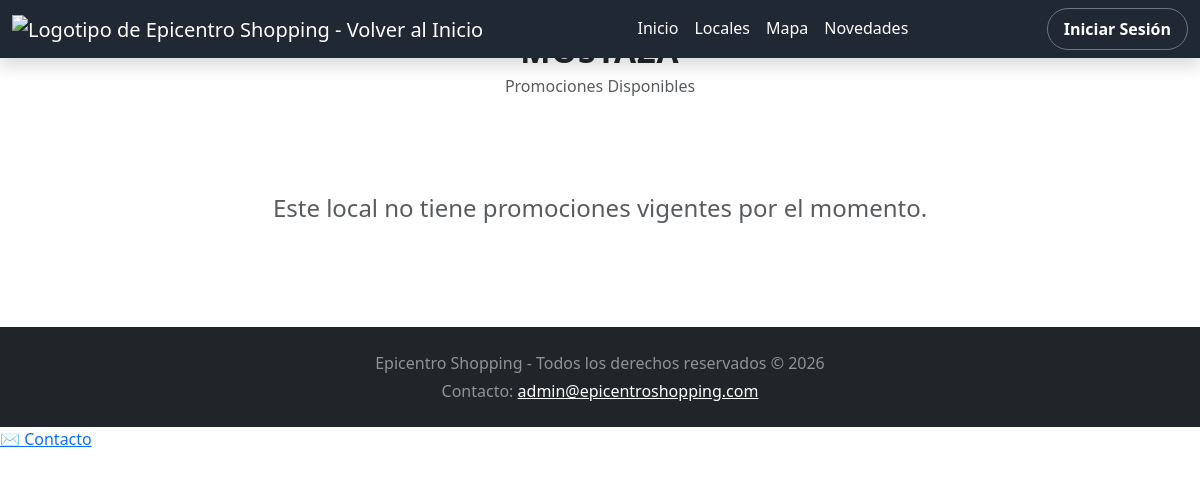
/index.php?vista=promociones&local_id=1, run on an earlier commit of the app's database.
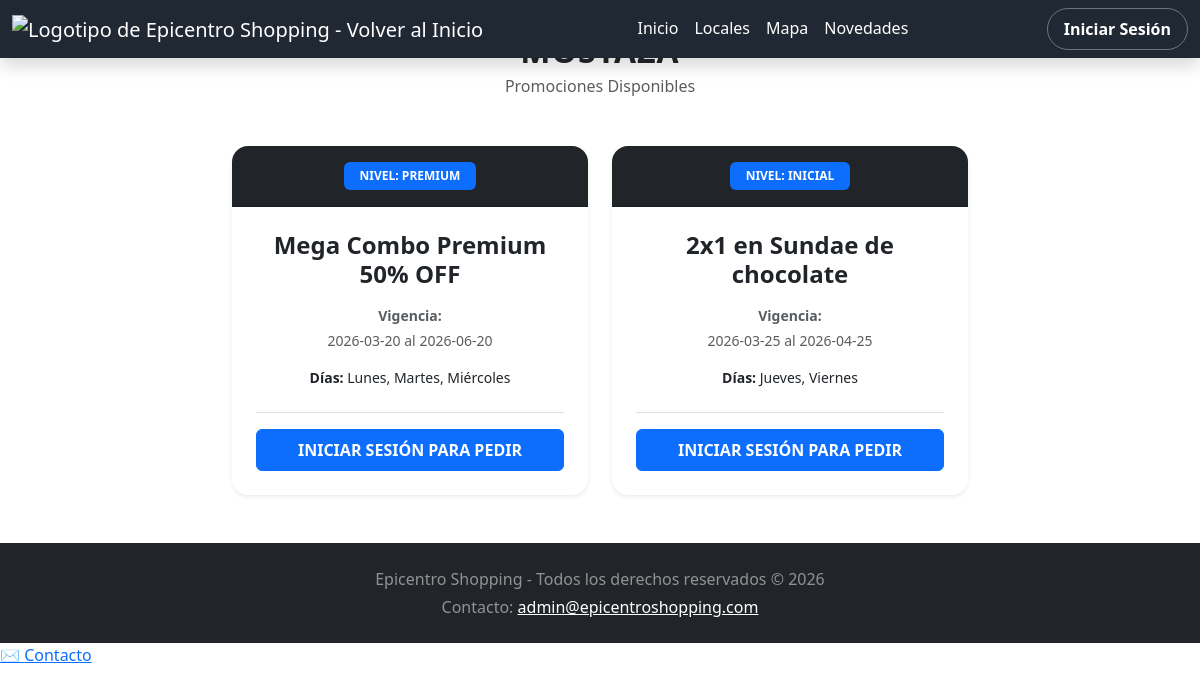
And on a later commit of the database.
### tables this page shows
CREATE TABLE `promociones` (
  `id` int(11) NOT NULL,
  `local_id` int(11) DEFAULT NULL,
  `textoPromo` varchar(200) NOT NULL,
  `fecha_inicio` date NOT NULL,
  `fecha_fin` date NOT NULL,
  `diasSemana` varchar(70) NOT NULL,
  `categoriaCliente` enum('Inicial','Medium','Premium') NOT NULL,
  `estadoPromo` set('Pendiente','Aprobada','Denegada') NOT NULL
);

### private/logic/queries/promociones.queries.php (called while the page is built, shortened)
<?php
function get_promociones_by_local(int $local_id, int $limit, int $offset): array
{
    $conn = getDB();
    $stmt = $conn->prepare("
        SELECT id AS promo_id, textoPromo, fecha_inicio, fecha_fin, diasSemana, local_id, categoriaCliente
        FROM promociones
        WHERE estadoPromo = 'Aprobada'
          AND CURRENT_DATE() BETWEEN fecha_inicio AND fecha_fin
          AND local_id = ?
        LIMIT ? OFFSET ?
    ");
    $stmt->bind_param("iii", $local_id, $limit, $offset);
    $stmt->execute();
    $result = $stmt->get_result();
    $promos = $result->fetch_all(MYSQLI_ASSOC);
    return $promos;
}

### private/logic/promociones.read.php (called while the page is built, shortened)
<?php
require_once __DIR__ . '/queries/promociones.queries.php';
switch ($vista) {
    case 'promociones':
        $local_id = (int)($_GET['local_id'] ?? 0);
        $limit = 6;
        $page = max(1, (int)($_GET['page'] ?? 1));
        $offset = ($page - 1) * $limit;
        $promos = get_promociones_by_local($local_id, $limit, $offset) ?? [];
        break;
}

### public/client/promociones.php (the view, shortened to what this page needs)
<?php
$tipoUsuario = $_SESSION['user_tipo'] ?? 'Visitante';
?>
<!DOCTYPE html>
<html lang="es">
<head>
  <link rel="stylesheet" href="https://cdn.jsdelivr.net/npm/bootstrap@5.3.3/dist/css/bootstrap.min.css">
  <link rel="stylesheet" href="public/css/footer.css">
  <link rel="stylesheet" href="public/css/header.css">
  <link rel="stylesheet" href="public/css/styles_fondo_and_titles.css">
  <link rel="stylesheet" href="public/css/tarjetas.css">
  <link rel="stylesheet" href="public/css/back_button.css">
  <link rel="stylesheet" href="public/css/fix_header.css">
  <link rel="stylesheet" href="public/css/wrapper.css">
</head>
<body>
  <div class="wrapper">
    <?php include __DIR__ . '/../../includes/header.php'; ?>
    <main class="container py-4">
      <div class="row align-items-center mb-5 mt-2">
        <div class="col-8 col-md-10">
          <h2 class="text-center m-0 fw-bold text-uppercase" style="letter-spacing: 1px;">
          </h2>
          <p class="text-center text-muted m-0 mt-1">Promociones Disponibles</p>
        </div>
      </div>
      <div class="row g-4 mb-4 justify-content-center">
        <?php if (!empty($promos)): ?>
          <?php foreach ($promos as $row): ?>
            <div class="col-12 col-md-6 col-lg-4 d-flex">
              <div class="card w-100 shadow-sm border-0 rounded-4 overflow-hidden h-100">
                <div class="card-header bg-dark text-white text-center py-3">
                  <span class="badge bg-primary px-3 py-2 text-uppercase">
                    Nivel: <?php echo htmlspecialchars($row["categoriaCliente"]); ?>
                  </span>
                </div>
                <div class="card-body d-flex flex-column text-center p-4">
                  <h4 class="fw-bold mb-3"><?php echo htmlspecialchars($row["textoPromo"]); ?></h4>
                  <div class="mb-3 small text-muted">
                    <div class="mb-1"><strong>Vigencia:</strong></div>
                    <div><?php echo htmlspecialchars($row["fecha_inicio"]); ?> al <?php echo htmlspecialchars($row["fecha_fin"]); ?></div>
                  </div>
                  <div class="mb-4 small">
                    <strong>Días:</strong> <?php echo htmlspecialchars(str_replace(',', ', ', $row["diasSemana"])); ?>
                  </div>
                  <div class="mt-auto pt-3 border-top">
                    <?php
                    if ($tipoUsuario === 'Visitante') {
                      echo "<a href='index.php?vista=login' class='btn btn-primary w-100 fw-bold py-2'>INICIAR SESIÓN PARA PEDIR</a>";
                    } else {
                      echo "<button class='btn btn-outline-secondary w-100 py-2' disabled>VISTA PREVIA</button>";
                    }
                    ?>
                  </div>
                </div>
              </div>
            </div>
          <?php endforeach; ?>
        <?php else: ?>
          <div class="col-12 text-center py-5">
            <h4 class="text-muted">Este local no tiene promociones vigentes por el momento.</h4>
          </div>
        <?php endif; ?>
      </div>
    </main>
    <?php include __DIR__ . '/../../includes/footer.php'; ?>
  </div>
</body>
</html>

### index.php (shortened to what this page needs)
<?php
$vista = $_GET['vista'] ?? 'landing';
switch ($vista) {
  case 'promociones':
    require_once __DIR__ . '/private/logic/promociones.read.php';
    require_once __DIR__ . '/public/client/promociones.php';
    break;
}

### includes/header.php (shortened to what this page needs)
<header>
  <nav class="navbar navbar-expand-lg navbar-dark fixed-top shadow" style="background-color: #202833;" role="navigation">
    <div class="container-fluid">
      <a class="navbar-brand" href="index.php?vista=landing" aria-label="Ir a la página principal">
        <img src="public/assets/logo2.png" alt="Logotipo de Epicentro Shopping - Volver al Inicio" width="120" height="auto">
      </a>
      <div class="offcanvas offcanvas-end" tabindex="-1" id="offcanvasNavbar" aria-labelledby="offcanvasNavbarLabel"
        role="dialog" style="background-color: #202833;">
        <div class="offcanvas-body">
          <ul class="navbar-nav justify-content-center flex-grow-1">
            <li class="nav-item">
              <a class="nav-link text-white" href="index.php?vista=landing">Inicio</a>
            </li>
            <li class="nav-item">
              <a class="nav-link text-white" href="index.php?vista=locales">Locales</a>
            </li>
            <li class="nav-item">
              <a class="nav-link text-white" href="index.php?vista=mapadesitio">Mapa</a>
            </li>
            <li class="nav-item">
              <a class="nav-link text-white" href="index.php?vista=novedades">Novedades</a>
            </li>
          </ul>
          <ul class="navbar-nav ms-auto">
            <?php if (isset($_SESSION['user_id'])): ?>
              <li class="nav-item">
                <a class="nav-link text-white fw-bold" href="index.php?vista=cliente_perfil">Mi Perfil</a>
              </li>
              <li class="nav-item">
                <a class="nav-link text-danger fw-bold" href="public/logout.php">Cerrar Sesión</a>
              </li>
            <?php else: ?>
              <li class="nav-item">
                <a class="nav-link text-white fw-bold border border-secondary rounded-pill px-3" href="index.php?vista=login">Iniciar Sesión</a>
              </li>
            <?php endif; ?>
          </ul>
        </div>
      </div>
    </div>
  </nav>
</header>

### includes/footer.php
<link rel="stylesheet" href="public/css/floating_contact_button.css">
<footer class="text-center py-4 bg-dark text-white-50 mt-auto">
    <p class="mb-1">Epicentro Shopping - Todos los derechos reservados &copy; 2026</p>
    <p class="m-0">
        Contacto:
        <a href="mailto:admin@epicentroshopping.com" class="text-white text-decoration-underline">
            admin@epicentroshopping.com
        </a>
    </p>
</footer>
<a href="index.php?vista=contacto" class="floating-contact-btn">
    <span class="floating-contact-btn-icon">✉️</span>
    <span>Contacto</span>
</a>

What changed in the data, as far as the page shows it:
added promociones: categoriaCliente "PREMIUM", textoPromo "Mega Combo Premium 50% OFF", fecha_inicio "2026-03-20", fecha_fin "2026-06-20", diasSemana "Lunes, Martes, Miércoles"
added promociones: categoriaCliente "INICIAL", textoPromo "2x1 en Sundae de chocolate", fecha_inicio "2026-03-25", fecha_fin "2026-04-25", diasSemana "Jueves, Viernes"
Also different on the page:
text no longer shown: "Este local no tiene promociones vigentes por el momento."
